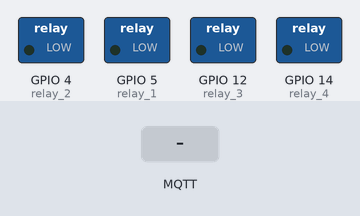
Bench run of a sketch on a simulated ESP8266 (NodeMCU). On the bench: switched loads named in the sketch (green lamp = pin HIGH). Inputs (shaded band) come from the test bench. WiFi joins after 1.5 s; servers stay silent unless stated; no MQTT or app messages arrive unless stated; what the sketch prints to the serial monitor is not drawn.

Above: at 2.7 s.
2.8 s: MQTT message "1" arrives on the first subscribed topic
At 4.0 s:
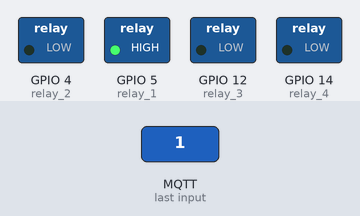
4.3 s: MQTT message "1" arrives on the second subscribed topic
At 5.2 s:
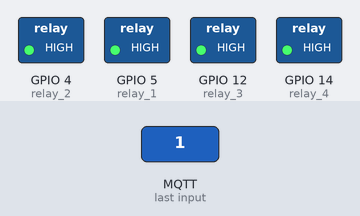
5.8 s: MQTT message "relayControl/relay_1" arrives on the first subscribed topic
At 6.4 s:
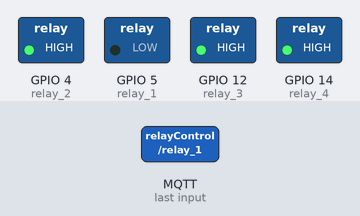
7.3 s: MQTT message "relayControl/relay_1" arrives on the second subscribed topic
At 7.6 s:
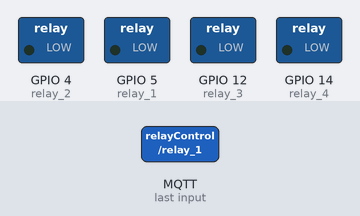
Timing chart, 0 to 9.8 s (numbered marks = the images above; inputs shaded):
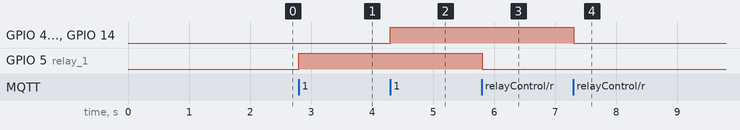

Measured:
- after the input at 2.8 s, GPIO 5 (relay_1): LOW → HIGH at once
- after the input at 4.3 s, GPIO 4 (relay_2), GPIO 12 (relay_3), GPIO 14 (relay_4): LOW → HIGH at once
- after the input at 5.8 s, GPIO 5 (relay_1): HIGH → LOW at once
- after the input at 7.3 s, GPIO 4 (relay_2), GPIO 12 (relay_3), GPIO 14 (relay_4): HIGH → LOW at once

The sketch:

Raspberry_Mqtt.ino
```cpp
#include <ESP8266WiFi.h>
#include <PubSubClient.h>

const char* ssid = "INTERNET";
const char* password = "ZXCV@098";

//Raspberry Pi IP address so it can connect to MQTT broker
const char* mqtt_server = "192.168.0.108";

// Initializes the espClient
WiFiClient espClient;
PubSubClient client(espClient);

const int relay_1 = 5;
const int relay_2 = 4;
const int relay_3 = 12;
const int relay_4 = 14;

int relay_status_1 = 0;
int relay_status_2 = 0;
int relay_status_3 = 0;
int relay_status_4 = 0;

boolean stateChange = true;

//Connects to internet
void setup_wifi() {
  // We start by connecting to a WiFi network
  Serial.println();
  Serial.print("Connecting to ");
  Serial.println(ssid);
  WiFi.begin(ssid, password);
  while (WiFi.status() != WL_CONNECTED) {
    delay(500);
    Serial.print(".");
  }
  Serial.println("");
  Serial.print("WiFi connected - ESP IP address: ");
  Serial.println(WiFi.localIP());
}

// This functions prints the value topic, Whenever there is change in the topic.
void callback(String topic, byte* message, unsigned int length) {
  Serial.print("Message arrived on topic: ");
  Serial.print(topic);
  Serial.print(". Message: ");
  String messageTemp;

  for (int i = 0; i < length; i++) {
    Serial.print((char)message[i]);
    messageTemp += (char)message[i];
  }

  if(topic == "relayControl/relay_1"){
      relay_status_1 = messageTemp.toInt();
  }
  else if(topic == "relayControl/relay_2"){
      relay_status_2 = messageTemp.toInt();
  }
  else if(topic == "relayControl/relay_3"){
      relay_status_3 = messageTemp.toInt();
  }
  else if(topic == "relayControl/relay_4"){
      relay_status_4 = messageTemp.toInt();
  }

  Serial.println();
  stateChange = true;
}

// This functions reconnects your ESP8266 to your MQTT broker
// Change the function below if you want to subscribe to more topics with your ESP8266
void reconnect() {
  // Loop until we're reconnected
  while (!client.connected()) {
    Serial.print("Attempting MQTT connection...");
    if (client.connect("SmartExtensionBox")) {
      Serial.println("connected");
      // Subscribe or resubscribe to a topic
      client.subscribe("relayControl/relay_1");
      client.subscribe("relayControl/relay_2");
      client.subscribe("relayControl/relay_3");
      client.subscribe("relayControl/relay_4");
    } else {
      Serial.print("failed, rc=");
      Serial.print(client.state());
      Serial.println(" try again in 5 seconds");
      // Wait 5 seconds before retrying
      delay(5000);
    }
  }
}

// The callback function is what receives messages from the topic
void setup() {
  pinMode(relay_1, OUTPUT);
  pinMode(relay_2, OUTPUT);
  pinMode(relay_3, OUTPUT);
  pinMode(relay_4, OUTPUT);

  Serial.begin(115200);
  setup_wifi();
  client.setServer(mqtt_server, 1883);
  client.setCallback(callback);
}

// It ensures that you smart extension box is connected to your broker
void loop() {
  if (!client.connected()) {
    reconnect();
  }
  if(!client.loop())
    client.connect("SmartExtensionBox");

  if(stateChange)
  {
    digitalWrite(relay_1,relay_status_1);
    digitalWrite(relay_2,relay_status_2);
    digitalWrite(relay_3,relay_status_2);
    digitalWrite(relay_4,relay_status_2);
    stateChange = false;
  }
}
```
